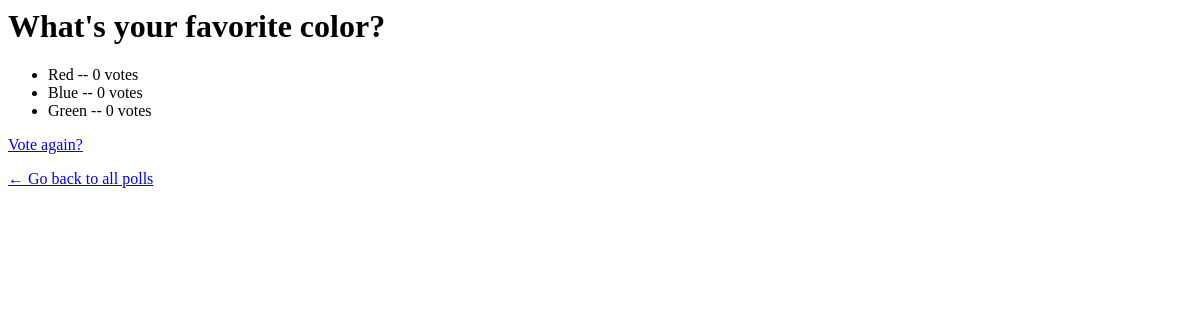
The page /polls/2/results/ on the database as committed earlier.
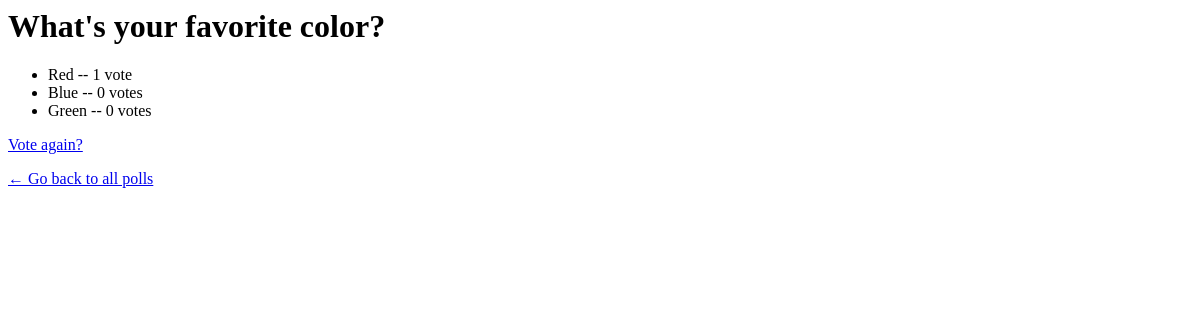
The same page on the database as committed later.
### polls/models.py (models this page shows, shortened)
class Choice(models.Model):
    question = models.ForeignKey(Question, on_delete=models.CASCADE)
    choice_text = models.CharField(max_length=200)
    votes = models.IntegerField(default=0)

### polls/views.py (the view)
# urls.py: path("<int:pk>/results/", views.ResultsView.as_view(), name="results"),
class ResultsView(generic.DetailView):
    model = Question
    template_name = "polls/results.html"

### polls/templates/polls/results.html
<h1>{{ question.question_text }}</h1>
<ul>
{% for choice in question.choice_set.all %}
    <li>{{ choice.choice_text }} -- {{ choice.votes }} vote{{ choice.votes|pluralize }}</li>
{% endfor %}
</ul>
<p><a href="{% url 'polls:detail' question.id %}">Vote again?</a></p>
<p><a href="{% url 'polls:index' %}">← Go back to all polls</a></p>

Rows that differ between the two databases and show on the page:
changed Choice "Red": votes "0" → "1"
